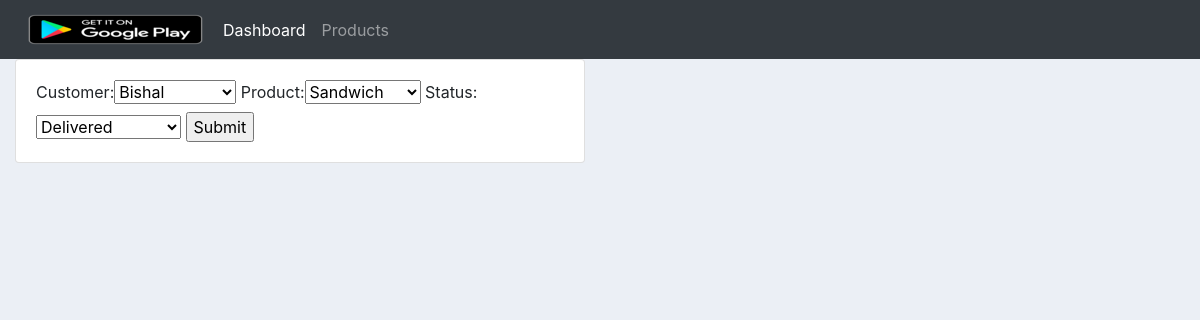
Page /update_order/1/ on the earlier database version.
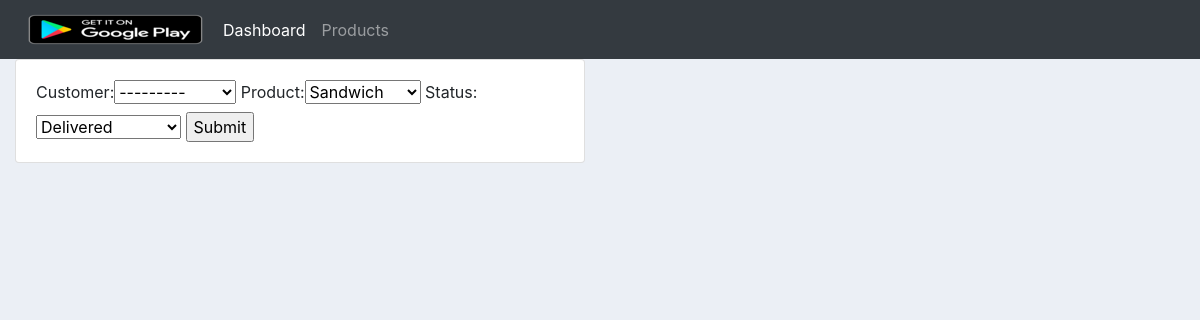
Same page on the later database version.
### accounts/models.py (models this page shows, shortened)
class Orders(models.Model):
    STATUS = (
        ('pending', 'pending'),
        ('Out For Delivery', 'Out For Delivery'),
        ('Delivered', 'Delivered')
    )
    customer = models.ForeignKey(Customer, null=True, on_delete=models.SET_NULL)
    product = models.ForeignKey(Product, null=True, on_delete=models.SET_NULL)
    date_created = models.DateTimeField(auto_now_add=True, null=True)
    status = models.CharField(max_length=200, null=True, choices=STATUS)

### accounts/views.py (the view)
# urls.py: path('update_order/<str:pk>/', views.updateOrder, name='updateOrder'),
def updateOrder(request, pk):
    orders = Orders.objects.get(id=pk)
    form = OrdersForm(instance=orders)
    if request.method == 'POST':
        form = OrdersForm(request.POST, instance=orders)
        if form.is_valid():
            form.save()
            return redirect('/')
    context = {'form': form}
    return render(request, 'accounts/order_form.html', context)

### accounts/forms.py
class OrdersForm(ModelForm):
    class Meta:
        model = Orders
        fields = '__all__'

### accounts/models.py (called while the page is built)
    def __str__(self):
        return self.name

    def __str__(self):
        return self.name

### accounts/templates/accounts/order_form.html (shortened to what this page needs)
{% extends 'accounts/main.html' %}
{% load static %}
{% block content %}
    <div class="row">
        <div class="col-md-6">
            <div class="card card-body">
                <form action="" method="POST">
                    {{ form }}
                    <input type="submit" name="submit">
                </form>
            </div>
        </div>
    </div>
{% endblock %}

Differences in the rows shown:
changed Orders "Sandwich": customer "Bishal" → "---------"
